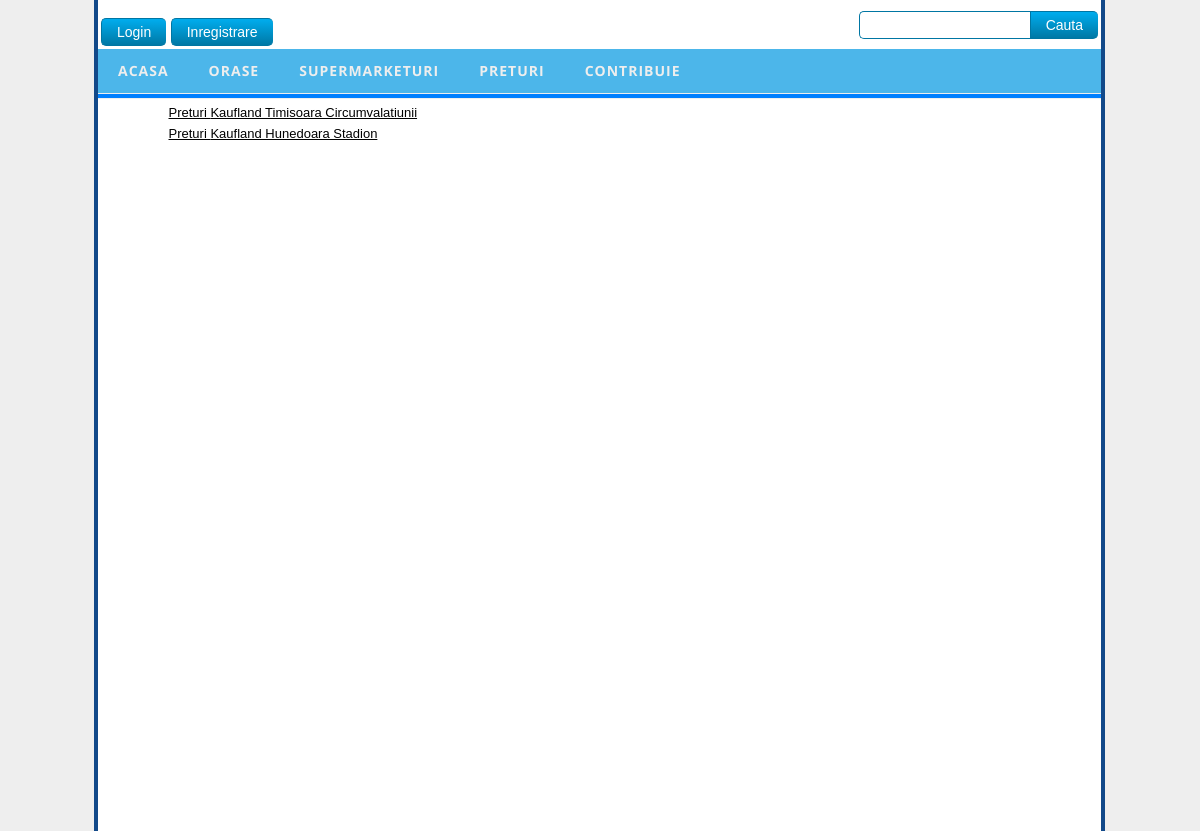
The page /preturiSupermarket.php?cid=1 on the database its author committed.
### tables this page shows
CREATE TABLE `store` (
  `id` int(11) NOT NULL auto_increment,
  `commerciant_id` int(11) NOT NULL,
  `city_id` int(11) NOT NULL,
  `address` varchar(100) NOT NULL,
  PRIMARY KEY  (`id`)
);

### preturiSupermarket.php (the view, shortened to what this page needs)
<!DOCTYPE HTML PUBLIC "-//W3C//DTD HTML 4.01 Transitional//EN">
<HTML>
		<?php require 'menu.php'?>
						<td class="content">
							<TABLE id = "prod" border="0" cellpadding="2">
<?php
$cid = isset($_GET['cid']) ? $_GET['cid'] : null;
$sid = isset($_GET['sid']) ? $_GET['sid'] : null;
if ($cid == null && $sid == null)
{
	$query = "select c.name cname, c.img img, c.id cid from commerciant c where c.type=1 or c.type = 2 order by c.name";
	$result = mysql_query($query) or die ("Could not execute query");
	while($row = mysql_fetch_array($result)) {
		extract($row);
		$html .= '<tr><td><a href="preturiSupermarket.php?cid='.$cid.'">Preturi ';
		$html .= '<IMG src="images/'.$img.'" width = "50" title="'.$cname.'"/>';
		$html .= '</a></td>';
		$html .= '</tr>';
	}
}
else if ($cid != null) {
	$query = "select * from commerciant c where id = ".$cid;
	$result = mysql_query($query) or die ("Could not execute query ".$query);
	$row = mysql_fetch_array($result);
	extract($row);
	$comname = $name;
	$query = "select ci.name city, s.address, s.id sid from store s, city ci where s.city_id = ci.id and commerciant_id = ".$cid;
	$result = mysql_query($query) or die ("Could not execute query ".$query);
	while($row = mysql_fetch_array($result)) {
		extract($row);
		$html .= '<tr><td><a href="preturiSupermarket2.php?sid='.$sid.'">Preturi ';
		$html .= $comname.' '.$city.' '.$address;
		$html .= '</a></td>';
		$html .= '</tr>';
	}
} else if ($sid != null) {
	$query = "select c.name cname, c.id cid from commerciant c, store s where c.id=s.commerciant_id and s.id = ".$sid;
	$result = mysql_query($query) or die ("Could not execute query ".$query);
	$row = mysql_fetch_array($result);
	extract($row);
	$comname = $cname;
	$comid = $cid;
	$queryCat = "select c.name cname, c.id catid, s.commerciant_id comid from product p, price pri, store s, category c, commerciant com where c.id = p.category_id and com.id = s.commerciant_id and pri.product_id = p.id and s.id = pri.store_id and com.id = ".$comid;
	$resultCat = mysql_query($queryCat) or die ("Could not execute query ".$queryCat);
	while($rowCat = mysql_fetch_array($resultCat)) {
		extract($rowCat);
		$html .= '<TR><TD>'.$cname.'</TD></TR>';
		$query = "select p.id pid, p.name pname, b.name bname, p.qty_um qty, p.um um, pri.value val,
			(
			SELECT MIN( value )
			FROM price
			WHERE product_id = p.id
			) pmin
		from product p, brand b, price pri where b.id=p.brand_id and pri.product_id=p.id and pri.store_id=".$sid.' and p.category_id = '.$catid;
		$result = mysql_query($query) or die ("Could not execute query ".$query);
		while($row = mysql_fetch_array($result)) {
			extract($row);
			$html .= '<tr><td><a href="detaliiProdus.php?id='.$pid.'">';
			$html .= $pname.' '.$bname.' '.$qty.' '.$um;
			$html .= '</a></td>';
			$html .= '<td>';
			$html .= number_format(floor($val), 0, '.', '');
			$html .= '<SUP>'.substr(number_format($val - floor($val), 2, '', ''), 1).'</SUP>';
			if ($pmin < $val) {
				$html .= '<td>';
				$query2 = "select c.name xname from price pri, store s, commerciant c where pri.store_id = s.id and s.commerciant_id = c.id and pri.value = ".$pmin;
				$result2 = mysql_query($query2) or die ("Could not execute query ".$query2);
				$row2 = mysql_fetch_array($result2);
				extract($row2);
				$html .= 'mai ieftin cu '.number_format(($val-$pmin)/$pmin*100, 0, '.', '').'% la '.$xname.' (';
				$html .= number_format(floor($pmin), 0, '.', '');
				$html .= '<SUP>'.substr(number_format($pmin - floor($pmin), 2, '', ''), 1).'</SUP>)';
				$html .= '</td>';
			} else {
				$html .= '<td>';
				$html .= 'cel mai ieftin aici';
				$html .= '</td>';
			}
			$html .= '</td>';
			$html .= '</tr>';
		}
		$html .= '<TR><TD>Alte magazine '.$comname.'</TD></TR>';
		$query = "select p.id pid, p.name pname, b.name bname, p.qty_um qty, p.um um, pri.value val,
			(
			SELECT MIN( value )
			FROM price
			WHERE product_id = p.id
			) pmin
		from product p, brand b, price pri, store s where pri.store_id=s.id and b.id=p.brand_id and pri.product_id=p.id and s.commerciant_id = ".$comid." and s.id != ".$sid.' and p.category_id = '.$catid;
		$result = mysql_query($query) or die ("Could not execute query ".$query);
		while($row = mysql_fetch_array($result)) {
			extract($row);
			$html .= '<tr><td><a href="detaliiProdus.php?id='.$pid.'">';
			$html .= $pname.' '.$bname.' '.$qty.' '.$um;
			$html .= '</a></td>';
			$html .= '<td>';
			$html .= number_format(floor($val), 0, '.', '');
			$html .= '<SUP>'.substr(number_format($val - floor($val), 2, '', ''), 1).'</SUP>';
			if ($pmin < $val) {
				$html .= '<td>';
				$query2 = "select c.name xname from price pri, store s, commerciant c where pri.store_id = s.id and s.commerciant_id = c.id and pri.value = ".$pmin;
				$result2 = mysql_query($query2) or die ("Could not execute query ".$query2);
				$row2 = mysql_fetch_array($result2);
				extract($row2);
				$html .= 'mai ieftin cu '.number_format(($val-$pmin)/$pmin*100, 0, '.', '').'% la '.$xname.' (';
				$html .= number_format(floor($pmin), 0, '.', '');
				$html .= '<SUP>'.substr(number_format($pmin - floor($pmin), 2, '', ''), 1).'</SUP>)';
				$html .= '</td>';
			} else {
				$html .= '<td>';
				$html .= 'cel mai ieftin aici';
				$html .= '</td>';
			}
			$html .= '</td>';
			$html .= '</tr>';
		}
	}
}
echo $html;
?>
</TABLE>
						</td>
					</tr>
				</table>
			</TD>
		</TR>
	</TABLE>
</BODY>
</HTML>

### css/style.css (style rules this page uses)
a:link { font-family: 'Open Sans', sans-serif; color: #0F467F; text-decoration: none; font-size: large; }
.content { font-family: Tahoma, Geneva, Kalimati, sans-serif; font-size: small; }
body { text-align: center; margin-top: 0px; background-color: #EEEEEE; font-family: 'Open Sans', sans-serif; }
#prod { background-color: #FFFFFF; text-align: left; height: 26px; width: 861px; color: #114683; padding-top: 2px; padding-left: 15px; padding-right: 15px; }
#prod td { text-align: left; color: #000000; font-size: small; text-decoration: none; font-family: Arial, Helvetica, sans-serif; }
#prod a { text-align: left; color: #000000; font-size: small; text-decoration: underline; font-family: Arial, Helvetica, sans-serif; }

### rows shown on the page
store: value "Kaufland Timisoara Circumvalatiunii"
store: value "Kaufland Hunedoara Stadion"
